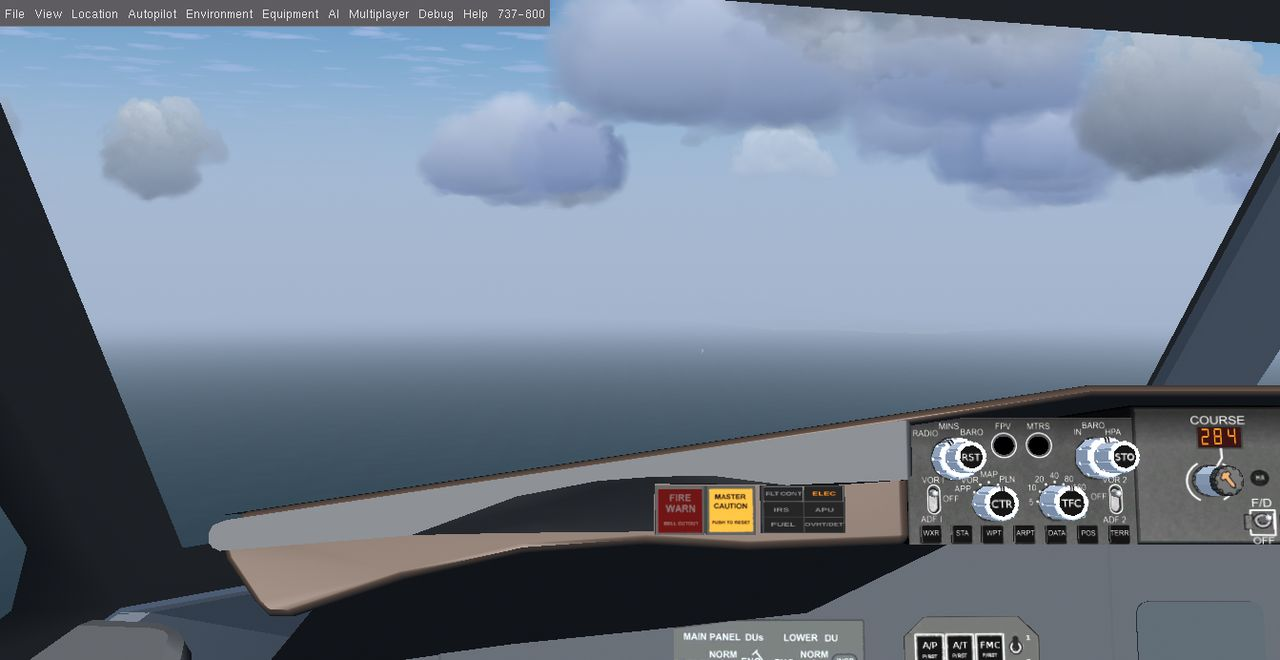
#> input picture runs/2026-11-14T171219Z_michael-taylor_fg-obstacle-avoidance-latest-e2a3d22-damping-pause-fix/media/fg-171628-001.jpg, 1280 x 660 px
$ python -i media.py   (imports and definitions only)
#> lines starting #> are read from the running program, lines starting #| are printed output that depends on the picture
"""Project media: screenshots of FlightGear, the session log page and the agents,
captured as the project happens, annotated, and fed into the progress deck.

Everything lands next to the run it belongs to, on the sim-logs branch:

    runs/<session id>/media/
        fg-163015-001.jpg      FlightGear frame (every 5 s + on notable events)
        page-163100-002.jpg    the session's live log page (every 30 s)
        agent-163200-003.jpg   a snap of an agent's terminal / any window
        index.jsonl            one row per image (time, kind, telemetry, caption)
                               plus "note" rows that annotate an image later

Raw images are never drawn on. Annotations (caption, labelled boxes) live in
index.jsonl and are rendered when the deck is built, so they can be added or
fixed at any time.

    python -m flight_simulator.media watch            # recorder for every live session
                                                      # (started by ensure-recorder; one per machine)
    python -m flight_simulator.media ensure-recorder  # start the recorder if it isn't running
    python -m flight_simulator.media snap --caption "737 rotates at 150 kt"            # FlightGear now
    python -m flight_simulator.media snap --page --caption "log shows the pause fix"   # live log page
    python -m flight_simulator.media snap --window "Claude" --caption "agent finds freeze bug"
    python -m flight_simulator.media note latest --caption "..." --box 120,80,300,200=throttle
    python -m flight_simulator.media list             # recent media across runs
    python -m flight_simulator.media deck             # rebuild deck/FruitFly_Progress.pptx

A snap with no live session goes to runs/<UTC time>_<who>_media/ and is pushed
right away (set FRUITFLY_NO_PUSH=1 to keep it local). Session media is pushed by
the session logger when FlightGear exits.
"""
import argparse
import ctypes
from datetime import datetime, timezone
import io
import json
import os
from pathlib import Path
import re
import socket
import subprocess
import sys
import tempfile
import time
import urllib.request

from PIL import Image, ImageDraw, ImageFont

from . import runlog

FG_EVERY_S = float(os.environ.get('FRUITFLY_MEDIA_FG_S', 5))
PAGE_EVERY_S = float(os.environ.get('FRUITFLY_MEDIA_PAGE_S', 30))
EVENT_GAP_S = 2            # min spacing between event-triggered frames
MAX_W = 1280               # stored frame width (JPEG q80, ~80-150 kB)
RECORDER_PORT = 8763       # bound by the recorder: one per machine
EVENT_WORDS = re.compile(r'paused|resumed|connected to property|controller run|crash|collision|\bstop\b|'
                         r'rotate|liftoff|lift-off|touchdown|handover|hands over|exited|error|started|finished', re.I)
# periodic controller status line, e.g. "[controller]   43.0s AVOID  altitude=..."; only a phase change is an event
STATUS = re.compile(r'\]\s+[\d.]+s\s+([A-Z][A-Z_-]+)\s+\w+=')
EDGE = [Path(os.environ.get('ProgramFiles(x86)', r'C:\Program Files (x86)')) / 'Microsoft/Edge/Application/msedge.exe',
        Path(os.environ.get('ProgramFiles', r'C:\Program Files')) / 'Microsoft/Edge/Application/msedge.exe']
TELEMETRY = {'alt_ft': '/position/altitude-ft', 'agl_ft': '/position/altitude-agl-ft',
             'ias_kt': '/velocities/airspeed-kt', 'heading_deg': '/orientation/heading-deg',
             'pitch_deg': '/orientation/pitch-deg', 'roll_deg': '/orientation/roll-deg',
             'sim_time_s': '/sim/time/elapsed-sec', 'paused': '/sim/freeze/clock'}


def now_utc():
    return datetime.now(timezone.utc)


def who():
    return runlog.git('config', 'user.name', check=False) or os.environ.get('USERNAME', 'unknown')


# ---- capture -------------------------------------------------------------------
def http_json(port, path, timeout=1.0):
    with urllib.request.urlopen(f'http://127.0.0.1:{port}/json{path}', timeout=timeout) as r:
        return json.loads(r.read() or b'{}').get('value')


def fg_frame(port, timeout=10):
    with urllib.request.urlopen(f'http://127.0.0.1:{port}/screenshot?type=png', timeout=timeout) as r:
        return Image.open(io.BytesIO(r.read())).convert('RGB')


# [90 lines left out: functions fg_telemetry, page_frame, find_windows, window_frame, not called in this run]


def screen_frame():
    from PIL import ImageGrab
    return ImageGrab.grab(all_screens=True).convert('RGB')


# ---- media folders -------------------------------------------------------------
class MediaDir:
    def __init__(self, run_dir):
        self.run_dir = Path(run_dir)
        self.dir = self.run_dir / 'media'

    @property
    def index(self):
        return self.dir / 'index.jsonl'

    # [73 lines left out: functions rows, _append, add, note, images, live_sessions and 1 more, not called in this run]


def session_dir(info):
    return runlog.ensure_worktree() / runlog.RUNS / info['run_id']


# [12 lines left out: functions loose_dir, push_loose, not called in this run]


# ---- recorder ------------------------------------------------------------------
class Track:
    """Recording state for one live session."""
    # [9 lines left out: function __init__, not called in this run]

    def media(self):
        return MediaDir(session_dir(self.info))

    # [204 lines left out: functions new_events, fg_screenshots_off, tick, watch, recorder_running, ensure_recorder and 3 more, not called in this run]


def timelapse(frames, out, width=720, frame_ms=500, max_frames=80):
    """Annotated GIF (plays in PowerPoint slideshow) from [(path, row, title)]."""
    if len(frames) > max_frames:
        step = len(frames) / max_frames
        frames = [frames[int(i * step)] for i in range(max_frames)]
    imgs = [render(p, r, t, width).convert('P', palette=Image.ADAPTIVE, colors=128) for p, r, t in frames]
    if not imgs:
        return None
    imgs[0].save(out, save_all=True, append_images=imgs[1:], duration=frame_ms, loop=0, optimize=True)
    return out


# ---- CLI -----------------------------------------------------------------------
# [121 lines left out: functions all_media_dirs, resolve, cmd_snap, cmd_note, cmd_list, cmd_render and 1 more, not called in this run]


# [2 lines not run here, left out]

>>> import cv2
>>> picture = cv2.imread('../runs/2026-11-14T171219Z_michael-taylor_fg-obstacle-avoidance-latest-e2a3d22-damping-pause-fix/media/fg-171628-001.jpg', cv2.IMREAD_GRAYSCALE)
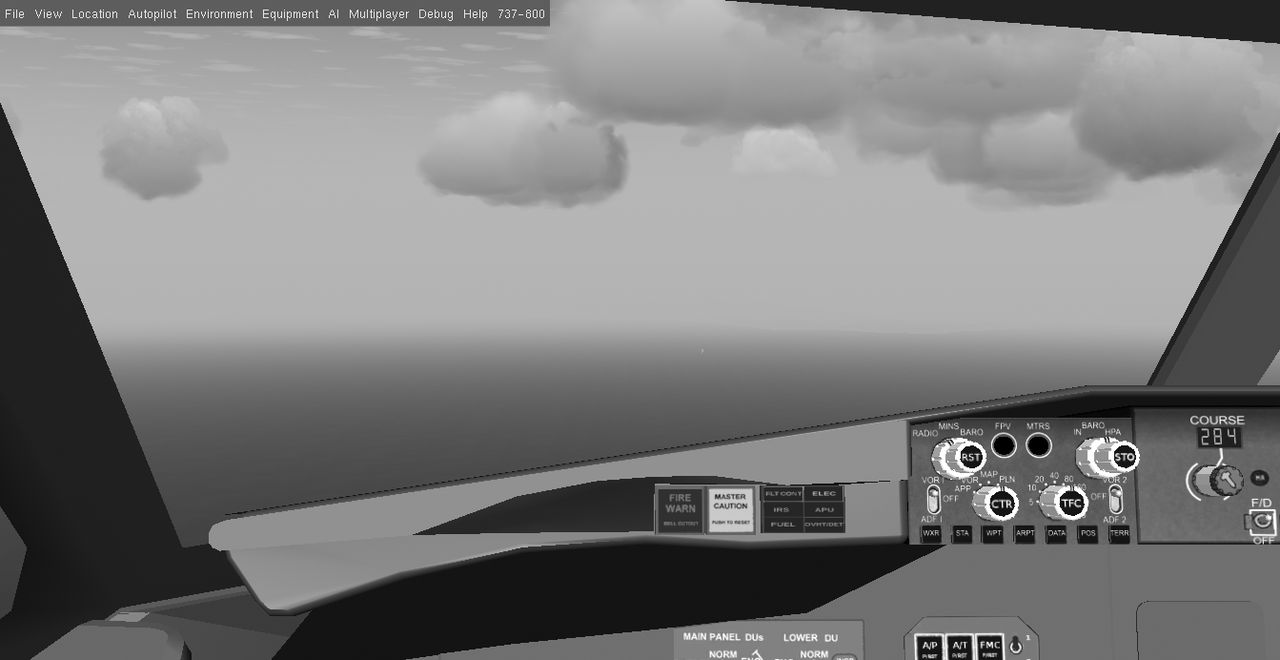
#> picture: shape (660, 1280); min 0, max 255, mean 123.7
>>> result = timelapse(picture, 'out.png')
#> in timelapse, `step = len(frames) / max_frames`: step = 8.25
#> in timelapse, `frames = [frames[int(i * step)] for i in range(max_frames)]`: frames = 80 items
#> (the run stopped early here; a loop or call above may not have finished)

$ run again, on runs/2026-11-14T171219Z_michael-taylor_fg-obstacle-avoidance-latest-e2a3d22-damping-pause-fix/media/fg-171714-006.jpg
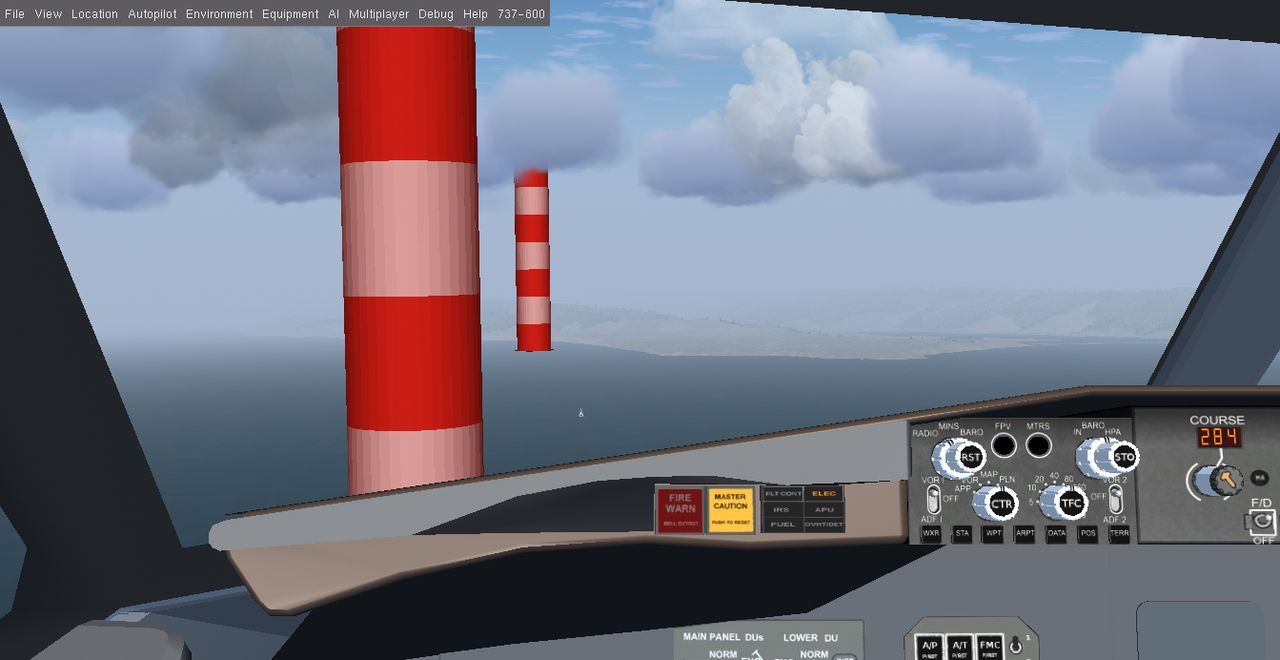
#> input picture runs/2026-11-14T171219Z_michael-taylor_fg-obstacle-avoidance-latest-e2a3d22-damping-pause-fix/media/fg-171714-006.jpg, 1280 x 660 px
#> `picture = cv2.imread('../runs/2026-11-14T171219Z_michael-taylor_fg-obs..`:
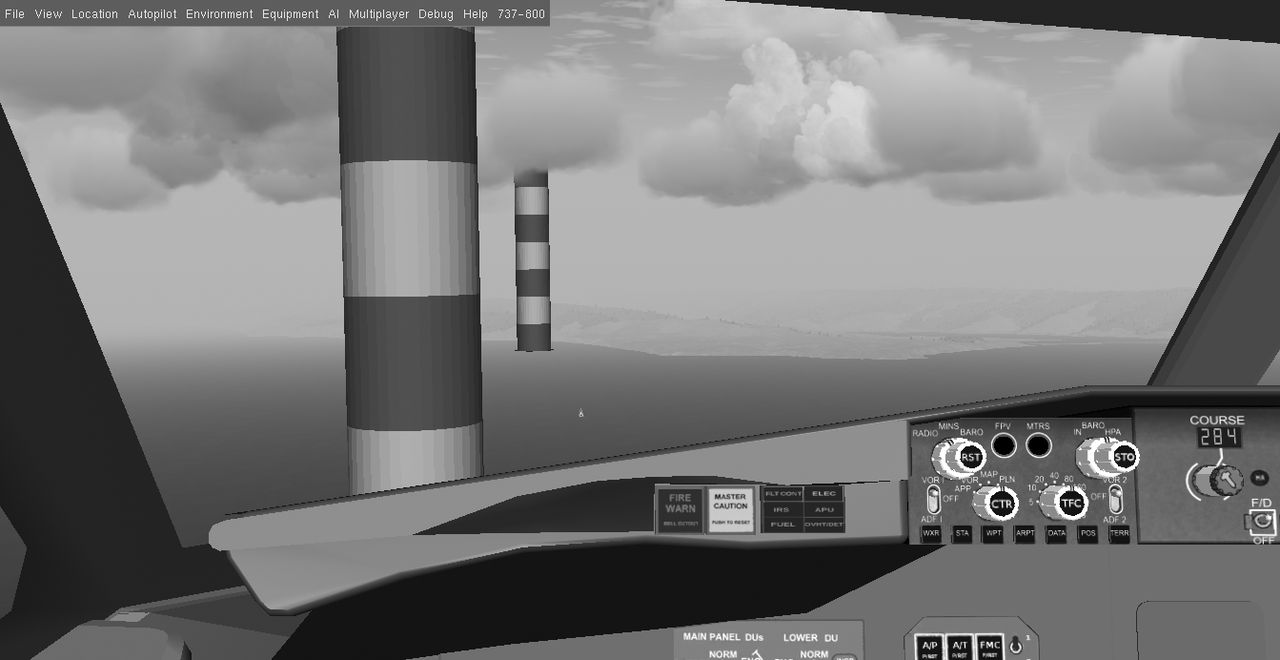
#> picture: shape (660, 1280); min 0, max 255, mean 119.3
#> step = 8.25
#> frames = 80 items

$ run again, on runs/2026-11-14T171219Z_michael-taylor_fg-obstacle-avoidance-latest-e2a3d22-damping-pause-fix/media/fg-171744-009.jpg
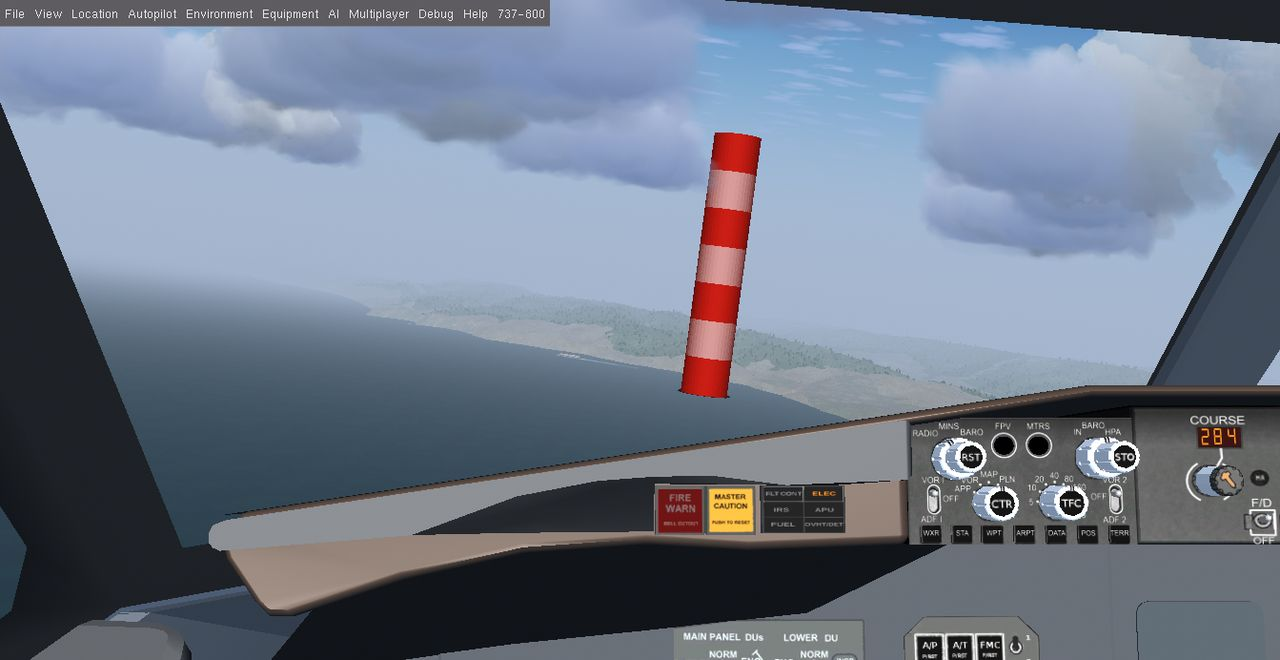
#> input picture runs/2026-11-14T171219Z_michael-taylor_fg-obstacle-avoidance-latest-e2a3d22-damping-pause-fix/media/fg-171744-009.jpg, 1280 x 660 px
#> `picture = cv2.imread('../runs/2026-11-14T171219Z_michael-taylor_fg-obs..`:
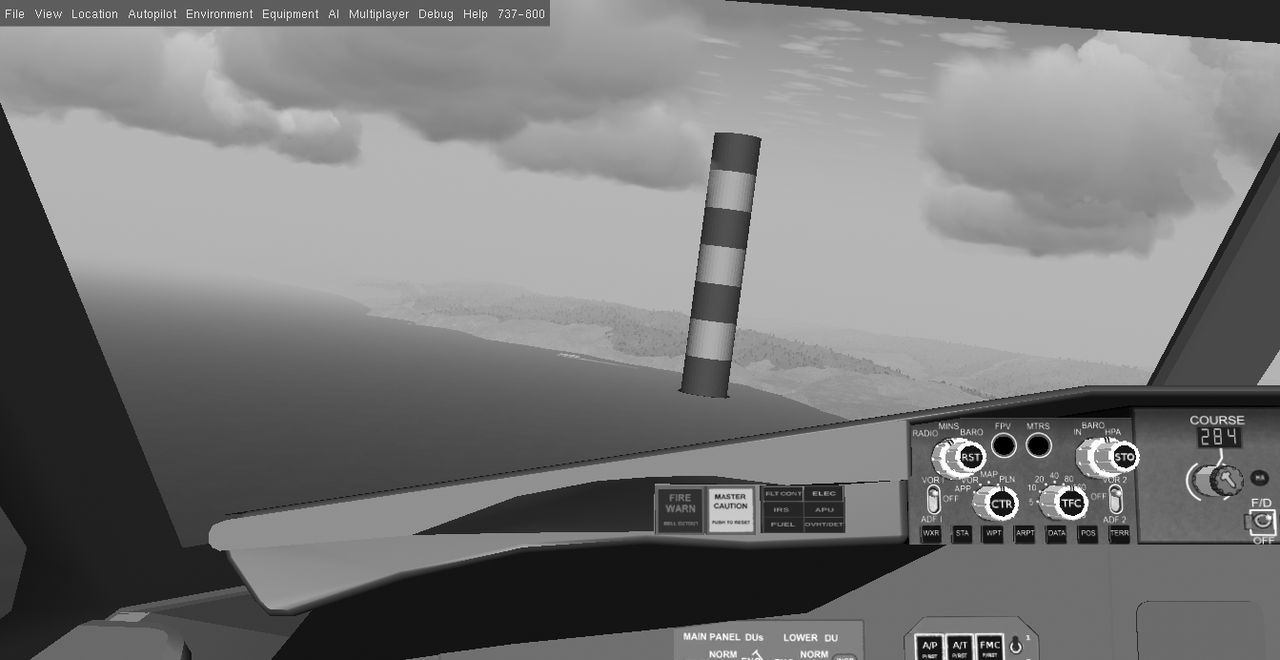
#> picture: shape (660, 1280); min 0, max 255, mean 120.5
#> step = 8.25
#> frames = 80 items

$ run again, on runs/2026-11-14T171219Z_michael-taylor_fg-obstacle-avoidance-latest-e2a3d22-damping-pause-fix/media/fg-171754-010.jpg
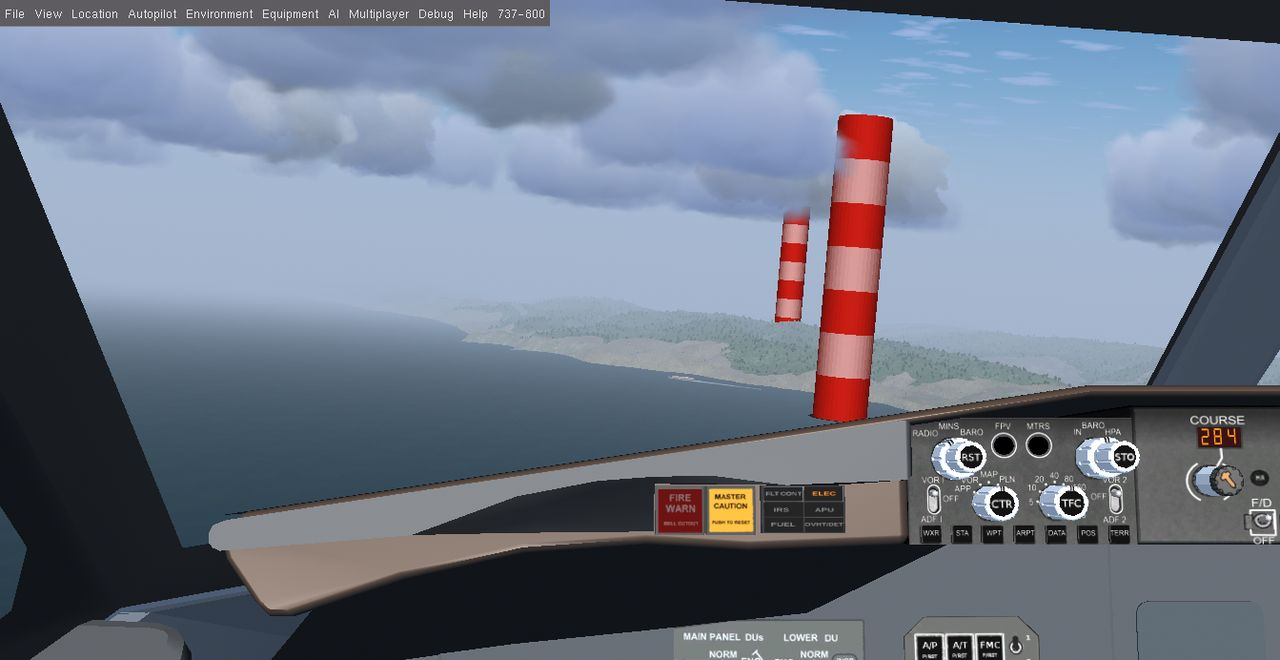
#> input picture runs/2026-11-14T171219Z_michael-taylor_fg-obstacle-avoidance-latest-e2a3d22-damping-pause-fix/media/fg-171754-010.jpg, 1280 x 660 px
#> `picture = cv2.imread('../runs/2026-11-14T171219Z_michael-taylor_fg-obs..`:
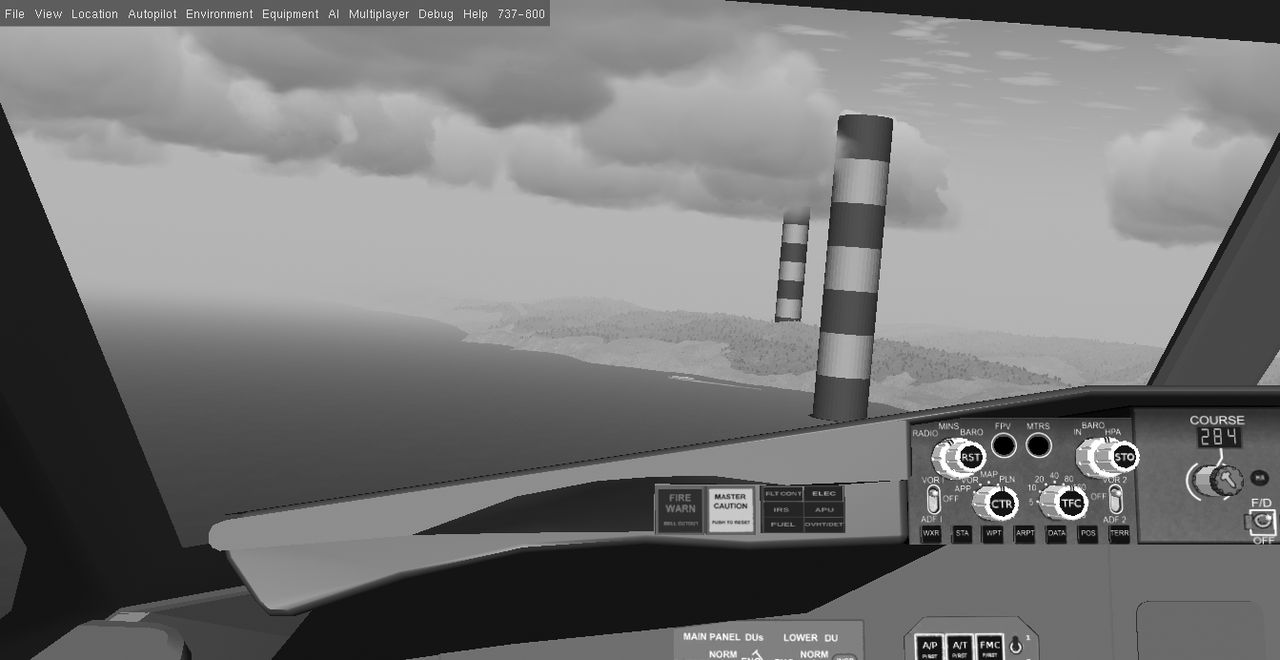
#> picture: shape (660, 1280); min 0, max 255, mean 119.2
#> step = 8.25
#> frames = 80 items
